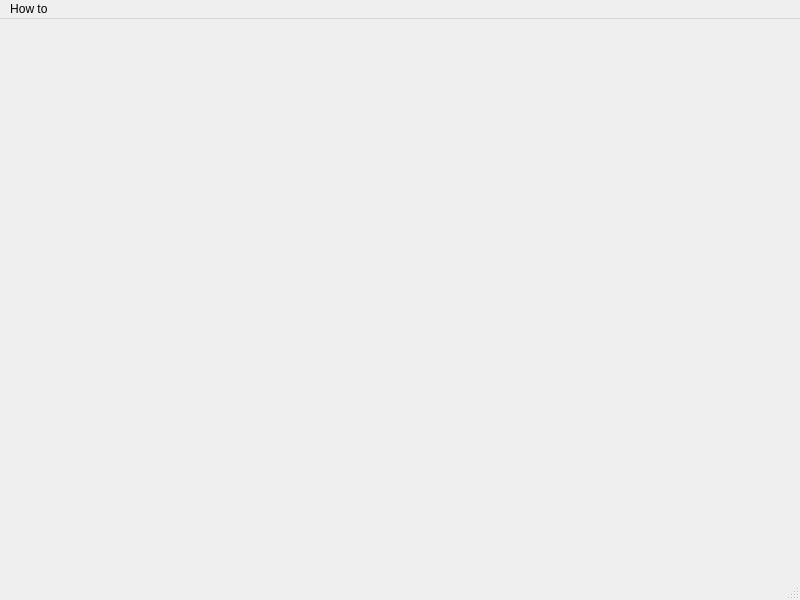
<?xml version="1.0" encoding="UTF-8"?>
<ui version="4.0">
 <class>GrammaticalWindow_it</class>
 <widget class="QMainWindow" name="GrammaticalWindow_it">
  <property name="geometry">
   <rect>
    <x>0</x>
    <y>0</y>
    <width>800</width>
    <height>600</height>
   </rect>
  </property>
  <property name="windowTitle">
   <string>MainWindow</string>
  </property>
  <widget class="QWidget" name="centralwidget"/>
  <widget class="QMenuBar" name="menubar">
   <property name="geometry">
    <rect>
     <x>0</x>
     <y>0</y>
     <width>800</width>
     <height>21</height>
    </rect>
   </property>
   <widget class="QMenu" name="menuHow_to">
    <property name="title">
     <string>How to </string>
    </property>
    <addaction name="actionInstructions"/>
    <addaction name="separator"/>
    <addaction name="actionAbout"/>
   </widget>
   <addaction name="menuHow_to"/>
  </widget>
  <widget class="QStatusBar" name="statusbar"/>
  <action name="actionInstructions">
   <property name="text">
    <string>Instructions</string>
   </property>
  </action>
  <action name="actionAbout">
   <property name="text">
    <string>About...</string>
   </property>
  </action>
 </widget>
 <resources/>
 <connections/>
</ui>
